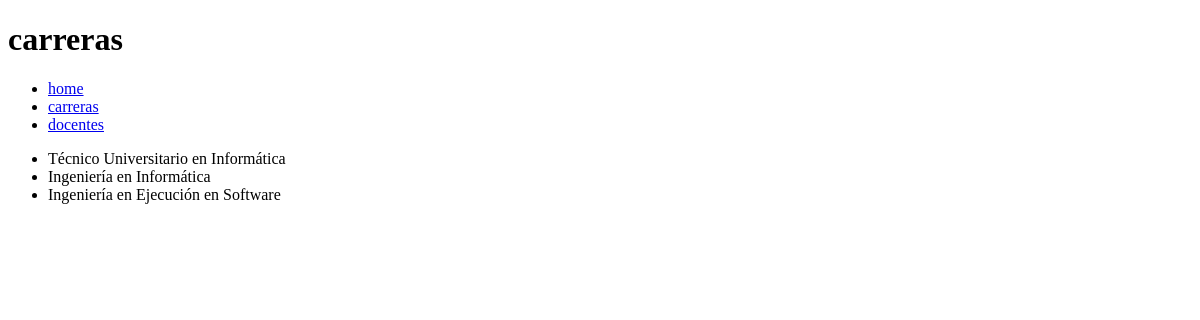
Before: /carreras/ with the older database file.
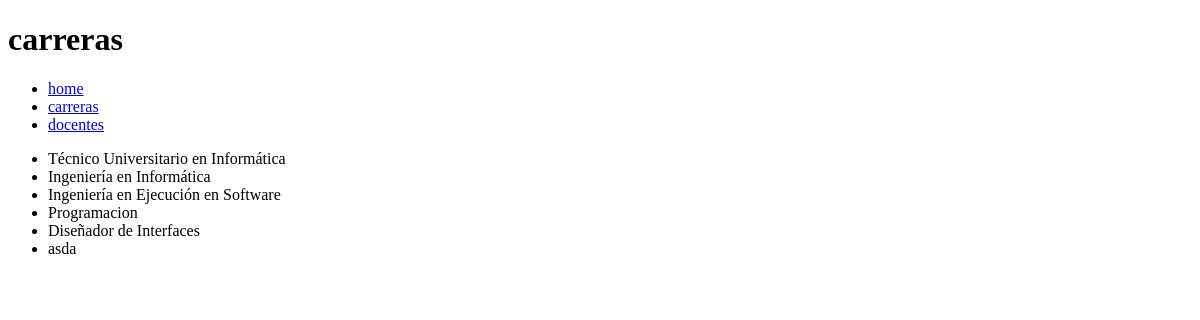
After: the same page with the newer database file.
### core/models.py (models this page shows, shortened)
class Carrera(models.Model):
    codigo = models.CharField(max_length=10)
    nombre = models.CharField(max_length=50)
    duracion = models.IntegerField()

### core/views.py (the view)
# urls.py: path('carreras/', views.carreras, name='carreras'),
def carreras(request):
    carreras = Carrera.objects.all()
    data = {
            'carreras':carreras
    }
    return render(request, 'core/carreras.html', data)

### core/templates/core/carreras.html (shortened to what this page needs)
<!DOCTYPE html>
<html lang="en">
<head>
</head>
<body>
    <h1>carreras</h1>
    <ul>
        <li><a href="{% url 'home'%}">home</a></li>
        <li><a href="{% url 'carreras'%}">carreras</a></li>
        <li><a href="{% url 'docentes'%}">docentes</a></li>
    </ul>
    <ul>
    {% for c in carreras %}
        <li> {{ c.nombre }}</li>
    {% endfor%}
    </ul>
</body>
</html>

Changed rows visible on the page:
added Carrera: nombre "Programacion"
added Carrera: nombre "Diseñador de Interfaces"
added Carrera: nombre "asda"
